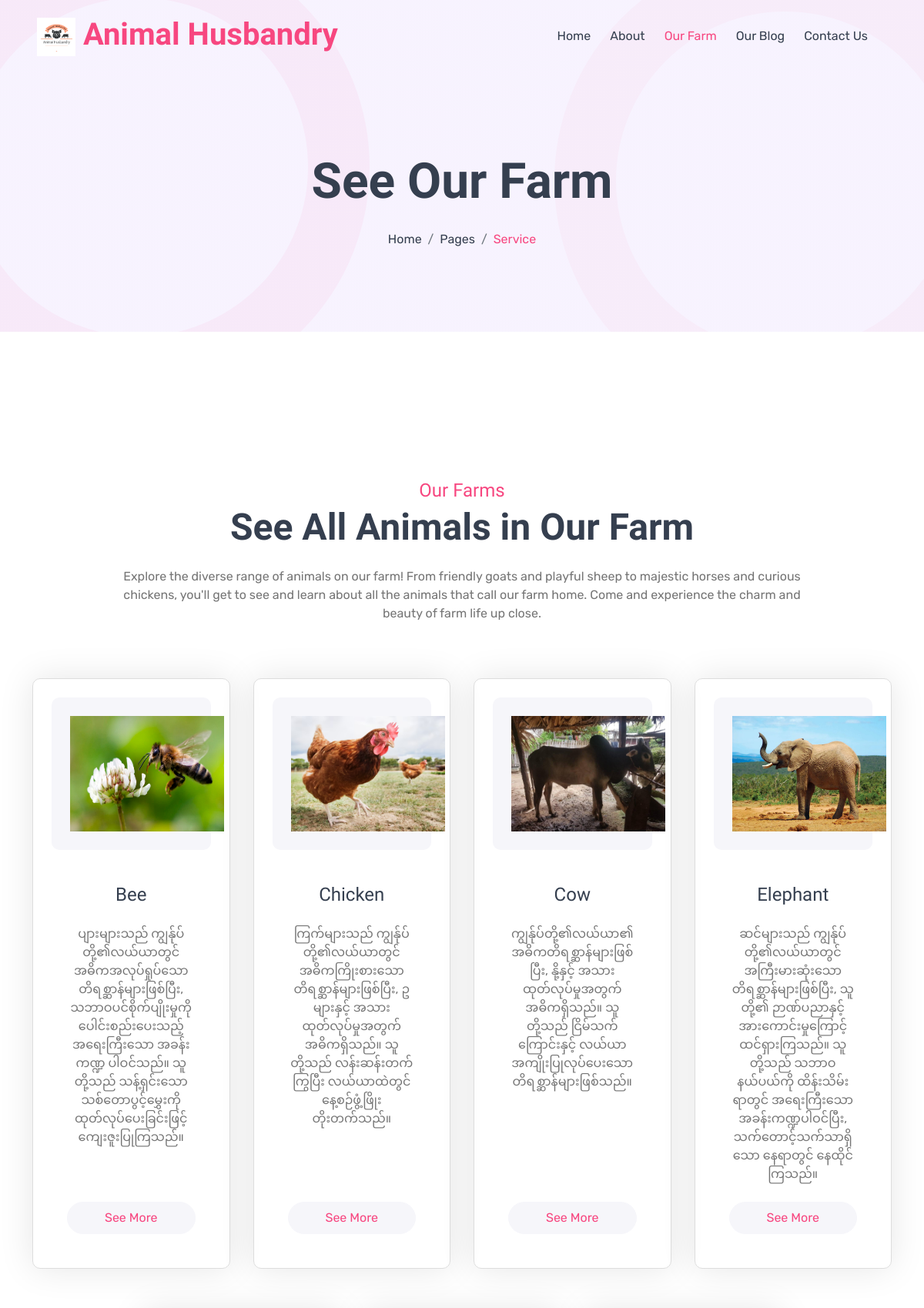
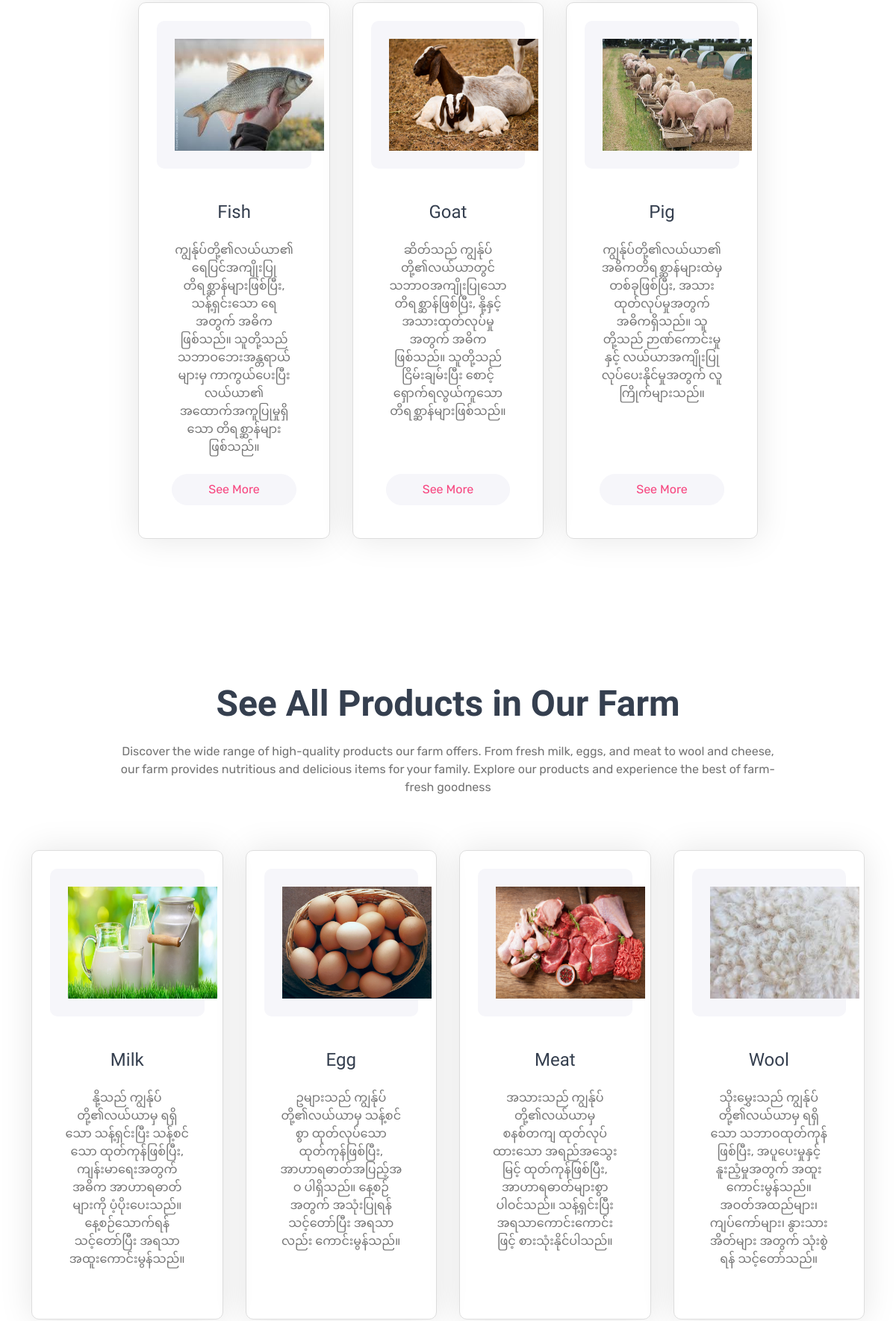
The app's page /service.php (upper part) with its own data (2 pictures, top to bottom).
### tables this page shows
CREATE TABLE `animal_type` (
  `animal_id` int(11) NOT NULL,
  `animal_type` varchar(60) NOT NULL,
  `animal_photo` varchar(255) NOT NULL,
  `animal_des` text NOT NULL
);

CREATE TABLE `product_type` (
  `product_id` int(11) NOT NULL,
  `product_name` varchar(60) NOT NULL,
  `product_price` decimal(10,2) NOT NULL DEFAULT 0.00,
  `product_unit` varchar(60) NOT NULL,
  `product_photo` varchar(60) NOT NULL,
  `product_description` text NOT NULL
);

### service.php (the view, shortened to what this page needs)
<?php
    include('admin/dist/php/database.php');
?>
<!DOCTYPE html>
<html lang="en">
    <head>
        <link rel="stylesheet" href="https://use.fontawesome.com/releases/v5.15.4/css/all.css"/>
        <link href="https://cdn.jsdelivr.net/npm/bootstrap-icons@1.4.1/font/bootstrap-icons.css" rel="stylesheet">
        <link href="lib/animate/animate.min.css" rel="stylesheet">
        <link href="lib/owlcarousel/assets/owl.carousel.min.css" rel="stylesheet">
        <link href="lib/lightbox/css/lightbox.min.css" rel="stylesheet">
        <link href="css/bootstrap.min.css" rel="stylesheet">
        <link href="css/style.css" rel="stylesheet">
    </head>
    <body>
        <div class="container-fluid p-0">
            <nav class="navbar navbar-expand-lg fixed-top navbar-light px-4 px-lg-5 py-3 py-lg-0">
                <a href="index.php" class="navbar-brand p-0">
                    <h1 class="display-6 text-primary m-0">
                    <h1 class="display-6 text-primary m-0">
                        <img src="img/Logo.png" alt="Logo">
                        Animal Husbandry
                    </h1>
                </a>
                <div class="collapse navbar-collapse" id="navbarCollapse">
                    <div class="navbar-nav ms-auto py-0">
                        <a href="index.php" class="nav-item nav-link">Home</a>
                        <a href="index.php#about" class="nav-item nav-link">About</a>
                        <a href="service.php" class="nav-item nav-link active">Our Farm</a>
                        <a href="blog.php" class="nav-item nav-link">Our Blog</a>
                        <a href="contact.php" class="nav-item nav-link">Contact Us</a>
                    </div>
                </div>
            </nav>
        </div>
         <div class="container-fluid bg-breadcrumb">
            <ul class="breadcrumb-animation">
            </ul>
            <div class="container text-center py-5" style="max-width: 900px;">
                <h3 class="display-3 mb-4 wow fadeInDown" data-wow-delay="0.1s">See Our Farm</h1>
                <ol class="breadcrumb justify-content-center mb-0 wow fadeInDown" data-wow-delay="0.3s">
                    <li class="breadcrumb-item"><a href="index.php">Home</a></li>
                    <li class="breadcrumb-item"><a href="#">Pages</a></li>
                    <li class="breadcrumb-item active text-primary">Service</li>
                </ol>
            </div>
        </div>
        <?php
        if (isset($_GET['action']) && $_GET['action'] == 'more' && isset($_GET['animal_id'])) {
            $animal_id = $_GET['animal_id'];
            $sql = "SELECT breed_technology.*,
                    animal_type.animal_type, animal_type.animal_des
                    FROM breed_technology
                    INNER JOIN animal_type
                        ON breed_technology.animal_id = animal_type.animal_id
                    WHERE breed_technology.animal_id = :animalId
                    ORDER BY breed_technology.breed_type ASC";
            $stmt = $db->prepare($sql);
            $stmt->bindParam(':animalId', $animal_id);
            $stmt->execute();
            $rows = $stmt->fetchAll(PDO::FETCH_ASSOC);
            if (!empty($rows)) {
                $animalType = htmlspecialchars($rows[0]["animal_type"], ENT_QUOTES, 'UTF-8');
                $animalDes = htmlspecialchars($rows[0]["animal_des"], ENT_QUOTES, 'UTF-8');
        ?>
        <div class="container-fluid service py-5" id="target">
            <div class="container py-5">
                <div class="text-center mx-auto mb-5 wow fadeInUp" data-wow-delay="0.1s" style="max-width: 900px;">
                    <h4 class="mb-1 text-primary">
                        <?php echo htmlspecialchars($animalType, ENT_QUOTES, 'UTF-8'); ?>
                    </h4>
                    <h1 class="display-5 mb-4">
                        See All Types of <?php echo htmlspecialchars($animalType, ENT_QUOTES, 'UTF-8'); ?> in Our Farm
                    </h1>
                    <p class="mb-2">
                        <?php echo htmlspecialchars($animalDes, ENT_QUOTES, 'UTF-8'); ?>
                    </p>
                </div>
                <?php
                    if (isset($_GET['action']) && $_GET['action'] == 'more' && isset($_GET['breed_id'])) {
                        $breed_id = $_GET['breed_id'];
                        $sql = "SELECT knowledge_type.*, breed_animal.stock_animal
                                FROM knowledge_type
                                INNER JOIN breed_animal
                                    ON knowledge_type.breed_id = breed_animal.breed_id
                                WHERE knowledge_type.breed_id = :breedId";
                        $stmt = $db->prepare($sql);
                        $stmt->bindParam(':breedId', $breed_id);
                        $stmt->execute();
                        if ($row = $stmt->fetch(PDO::FETCH_ASSOC)) {
                ?>
                <div class="row g-5 pt-5">
                    <div class="col-lg-6 wow fadeInLeft" data-wow-delay="0.1s">
                        <div class="feature-img h-100" style="object-fit: cover;">
                            <video class="img-fluid w-100 h-100" controls>
                                <source src="admin/video/<?php echo htmlentities($row['video_photo'])?>" type="video/mp4">
                            </video>
                        </div>
                    </div>
                    <div class="col-lg-6 wow fadeInRight" data-wow-delay="0.1s">
                        <h1 class="display-5 mb-4">
                            <?php echo htmlspecialchars($row['knowledge_type'], ENT_QUOTES, 'UTF-8'); ?>
                        </h1>
                        <h4 class="text-primary">
                            <?php echo htmlspecialchars($rows[0]['breed_type'], ENT_QUOTES, 'UTF-8'); ?>
                        </h4>
                        <p class="mb-4">
                            <?php echo htmlspecialchars($rows[0]['breed_des'], ENT_QUOTES, 'UTF-8'); ?>
                        </p>
                        <div class="row g-4">
                            <div class="col-6">
                                <div class="d-flex">
                                    <div class="d-flex flex-column ms-3">
                                        <h2 class="mb-0 fw-bold">
                                            <?php echo htmlspecialchars(isset($row['stock_animal'])? $row['stock_animal'] : 'No data', ENT_QUOTES, 'UTF-8'); ?>
                                        </h2>
                                        <small class="text-dark">Current In-stock</small>
                                    </div>
                                </div>
                            </div>
                        </div>
                    </div>
                </div>
                <?php } else { ?>
                    <div class="container-fluid py-5">
                        <div class="container py-5 text-center">
                            <div class="row justify-content-center">
                                <div class="col-lg-6 wow fadeInUp" data-wow-delay="0.3s">
                                    <i class="bi bi-exclamation-triangle display-1 text-secondary"></i>
                                    <h1 class="display-1">404</h1>
                                    <h1 class="mb-4">Page Not Found</h1>
                                    <p class="mb-4">We’re sorry, the page you have looked for does not exist in our website or<br>there are no entries yet! Maybe go to our home page?</p>
                                    <a class="btn btn-primary rounded-pill py-3 px-5" href="index.php">Go Back To Home</a>
                                </div>
                            </div>
                        </div>
                    </div>
                <?php } } else { ?>
                <div class="row g-4 justify-content-center">
                <?php
                    foreach ($rows as $row) {
                ?>
                    <div class="col-md-6 col-lg-4 col-xl-3 wow fadeInUp" data-wow-delay="0.1s">
                        <div class="service-item text-center rounded p-4">
                            <div class="service-icon d-inline-block bg-light rounded p-4 mb-4">
                                <img src="<?php echo htmlspecialchars('admin/upload/' . $row['breed_photo'], ENT_QUOTES, 'UTF-8'); ?>" width="200px" height="150px" />
                            </div>
                            <div class="service-content">
                                <h4 class="mb-4">
                                    <?php echo htmlspecialchars($row['breed_type'], ENT_QUOTES, 'UTF-8'); ?>
                                </h4>
                                <p class="mb-4">
                                    <?php echo htmlspecialchars($row['breed_des'], ENT_QUOTES, 'UTF-8'); ?>
                                </p>
                                <a href="service.php?action=more&animal_id=<?php echo htmlspecialchars($animal_id) ?>&breed_id=<?php echo htmlspecialchars($row['breed_id']); ?>#target" class="btn btn-light rounded-pill text-primary py-2 px-4">See More</a>
                            </div>
                        </div>
                    </div>
                <?php } ?>
                </div>
                <?php } ?>
            </div>
        </div>
        <?php } } else { ?>
        <div class="container-fluid service py-5" id="animals">
            <div class="container py-5">
                <div class="text-center mx-auto mb-5 wow fadeInUp" data-wow-delay="0.1s" style="max-width: 900px;">
                    <h4 class="mb-1 text-primary">Our Farms</h4>
                    <h1 class="display-5 mb-4">See All Animals in Our Farm</h1>
                    <p class="mb-2">
                        Explore the diverse range of animals on our farm! From friendly goats and playful sheep to majestic horses and curious chickens, you'll get to see and learn about all the animals that call our farm home. Come and experience the charm and beauty of farm life up close.
                    </p>
                </div>
                <div class="row g-4 justify-content-center">
                <?php
                    $sql = "SELECT * FROM animal_type ORDER BY animal_type ASC";
                    $stmt = $db->query($sql);
                    while ($row = $stmt->fetch()) {
                ?>
                    <div class="col-md-6 col-lg-4 col-xl-3 wow fadeInUp" data-wow-delay="0.1s">
                        <div class="service-item text-center rounded p-4">
                            <div class="service-icon d-inline-block bg-light rounded p-4 mb-4">
                                <img src="<?php echo htmlspecialchars('admin/upload/' . $row['animal_photo'], ENT_QUOTES, 'UTF-8'); ?>" width="200px" height="150px" />
                            </div>
                            <div class="service-content">
                                <h4 class="mb-4">
                                    <?php echo htmlspecialchars($row["animal_type"], ENT_QUOTES, 'UTF-8'); ?>
                                </h4>
                                <p class="mb-4">
                                    <?php echo htmlspecialchars($row["animal_des"], ENT_QUOTES, 'UTF-8'); ?>
                                </p>
                                <a href="service.php?action=more&animal_id=<?php echo htmlspecialchars($row['animal_id']); ?>#target" class="btn btn-light rounded-pill text-primary py-2 px-4">See More</a>
                            </div>
                        </div>
                    </div>
                <?php } ?>
                </div>
            </div>
        </div>
        <div class="container-fluid service py-5" id="products">
            <div class="container py-5">
                <div class="text-center mx-auto mb-5 wow fadeInUp" data-wow-delay="0.1s" style="max-width: 900px;">
                    <h1 class="display-5 mb-4">See All Products in Our Farm</h1>
                    <p class="mb-2">
                        Discover the wide range of high-quality products our farm offers. From fresh milk, eggs, and meat to wool and cheese, our farm provides nutritious and delicious items for your family. Explore our products and experience the best of farm-fresh goodness
                    </p>
                </div>
                <div class="row g-4 justify-content-center">
                <?php
                    $sql = "SELECT * FROM product_type ORDER BY product_id ASC";
                    $stmt = $db->query($sql);
                    while ($row = $stmt->fetch()) {
                ?>
                    <div class="col-md-6 col-lg-4 col-xl-3 wow fadeInUp" data-wow-delay="0.1s">
                        <div class="service-item text-center rounded p-4">
                            <div class="service-icon d-inline-block bg-light rounded p-4 mb-4">
                                <img src="<?php echo htmlspecialchars('admin/upload/' . $row['product_photo'], ENT_QUOTES, 'UTF-8'); ?>" width="200px" height="150px" />
                            </div>
                            <div class="service-content">
                                <h4 class="mb-4">
                                    <?php echo htmlspecialchars($row["product_name"], ENT_QUOTES, 'UTF-8'); ?>
                                </h4>
                                <p class="mb-4">
                                    <?php echo htmlspecialchars($row["product_description"], ENT_QUOTES, 'UTF-8'); ?>
                                </p>
                            </div>
                        </div>
                    </div>
                <?php } ?>
                </div>
            </div>
        </div>
        <?php } ?>
    </body>
</html>

### records on screen
animal_type: animal_photo (picture), animal_type "Bee", animal_des "ပျားများသည် ကျွန်ုပ်တို့၏လယ်ယာတွင် အဓိကအလုပ်ရှုပ်သော တိရစ္ဆာန်များဖြစ်ပြီး, သဘာဝပင်စိုက်ပျိုးမှုကို ပေါင်းစည်းပေးသည့် အရေးကြီးသော အခန်းကဏ္ဍ ပါဝင်သည်။ သူတို့သည် သန့်ရှင်းသော သစ်တောပွင့်မွှေးကို ထုတ်လုပ်ပေးခြင်းဖြင့် ကျေးဇူးပြုကြသည်။"
animal_type: animal_photo (picture), animal_type "Chicken", animal_des "ကြက်များသည် ကျွန်ုပ်တို့၏လယ်ယာတွင် အဓိကကြိုးစားသော တိရစ္ဆာန်များဖြစ်ပြီး, ဥများနှင့် အသားထုတ်လုပ်မှုအတွက် အဓိကရှိသည်။ သူတို့သည် လန်းဆန်းတက်ကြွပြီး လယ်ယာထဲတွင် နေ့စဉ်ဖွံ့ဖြိုးတိုးတက်သည်။"
animal_type: animal_photo (picture), animal_type "Cow", animal_des "ကျွန်ုပ်တို့၏လယ်ယာ၏ အဓိကတိရစ္ဆာန်များဖြစ်ပြီး, နို့နှင့် အသားထုတ်လုပ်မှုအတွက် အဓိကရှိသည်။ သူတို့သည် ငြိမ်သက်ကြောင်းနှင့် လယ်ယာအကျိုးပြုလုပ်ပေးသော တိရစ္ဆာန်များဖြစ်သည်။"
animal_type: animal_photo (picture), animal_type "Elephant", animal_des "ဆင်များသည် ကျွန်ုပ်တို့၏လယ်ယာတွင် အကြီးမားဆုံးသော တိရစ္ဆာန်များဖြစ်ပြီး, သူတို့၏ ဉာဏ်ပညာနှင့် အားကောင်းမှုကြောင့် ထင်ရှားကြသည်။ သူတို့သည် သဘာဝနယ်ပယ်ကို ထိန်းသိမ်းရာတွင် အရေးကြီးသော အခန်းကဏ္ဍပါဝင်ပြီး, သက်တောင့်သက်သာရှိသော နေရာတွင် နေထိုင်ကြသည်။"
animal_type: animal_photo (picture), animal_type "Fish", animal_des "ကျွန်ုပ်တို့၏လယ်ယာ၏ ရေပြင်အကျိုးပြုတိရစ္ဆာန်များဖြစ်ပြီး, သန့်ရှင်းသော ရေအတွက် အဓိကဖြစ်သည်။ သူတို့သည် သဘာဝဘေးအန္တရာယ်များမှ ကာကွယ်ပေးပြီး လယ်ယာ၏ အထောက်အကူပြုမှုရှိသော တိရစ္ဆာန်များဖြစ်သည်။"
animal_type: animal_photo (picture), animal_type "Goat", animal_des "ဆိတ်သည် ကျွန်ုပ်တို့၏လယ်ယာတွင် သဘာဝအကျိုးပြုသော တိရစ္ဆာန်ဖြစ်ပြီး, နို့နှင့် အသားထုတ်လုပ်မှုအတွက် အဓိကဖြစ်သည်။ သူတို့သည် ငြိမ်းချမ်းပြီး စောင့်ရှောက်ရလွယ်ကူသော တိရစ္ဆာန်များဖြစ်သည်။"
animal_type: animal_photo (picture), animal_type "Pig", animal_des "ကျွန်ုပ်တို့၏လယ်ယာ၏ အဓိကတိရစ္ဆာန်များထဲမှတစ်ခုဖြစ်ပြီး, အသားထုတ်လုပ်မှုအတွက် အဓိကရှိသည်။ သူတို့သည် ဉာဏ်ကောင်းမှုနှင့် လယ်ယာအကျိုးပြုလုပ်ပေးနိုင်မှုအတွက် လူကြိုက်များသည်။"
product_type: product_photo (picture), product_name "Milk", product_description "နို့သည် ကျွန်ုပ်တို့၏လယ်ယာမှ ရရှိသော သန့်ရှင်းပြီး သန့်စင်သော ထုတ်ကုန်ဖြစ်ပြီး, ကျန်းမာရေးအတွက် အဓိက အာဟာရဓာတ်များကို ပံ့ပိုးပေးသည်။ နေ့စဉ်သောက်ရန် သင့်တော်ပြီး အရသာအထူးကောင်းမွန်သည်။"
product_type: product_photo (picture), product_name "Egg", product_description "ဥများသည် ကျွန်ုပ်တို့၏လယ်ယာမှ သန့်စင်စွာ ထုတ်လုပ်သော ထုတ်ကုန်ဖြစ်ပြီး, အာဟာရဓာတ်အပြည့်အဝ ပါရှိသည်။ နေ့စဉ်အတွက် အသုံးပြုရန် သင့်တော်ပြီး အရသာလည်း ကောင်းမွန်သည်။"
product_type: product_photo (picture), product_name "Meat", product_description "အသားသည် ကျွန်ုပ်တို့၏လယ်ယာမှ စနစ်တကျ ထုတ်လုပ်ထားသော အရည်အသွေးမြင့် ထုတ်ကုန်ဖြစ်ပြီး, အာဟာရဓာတ်များစွာ ပါဝင်သည်။ သန့်ရှင်းပြီး အရသာကောင်းကောင်းဖြင့် စားသုံးနိုင်ပါသည်။"
product_type: product_photo (picture), product_name "Wool", product_description "သိုးမွှေးသည် ကျွန်ုပ်တို့၏လယ်ယာမှ ရရှိသော သဘာဝထုတ်ကုန်ဖြစ်ပြီး, အပူပေးမှုနှင့် နူးညံ့မှုအတွက် အထူးကောင်းမွန်သည်။ အဝတ်အထည်များ၊ ကျပ်ကော်များ၊ နွားသားအိတ်များ အတွက် သုံးစွဲရန် သင့်တော်သည်။"
